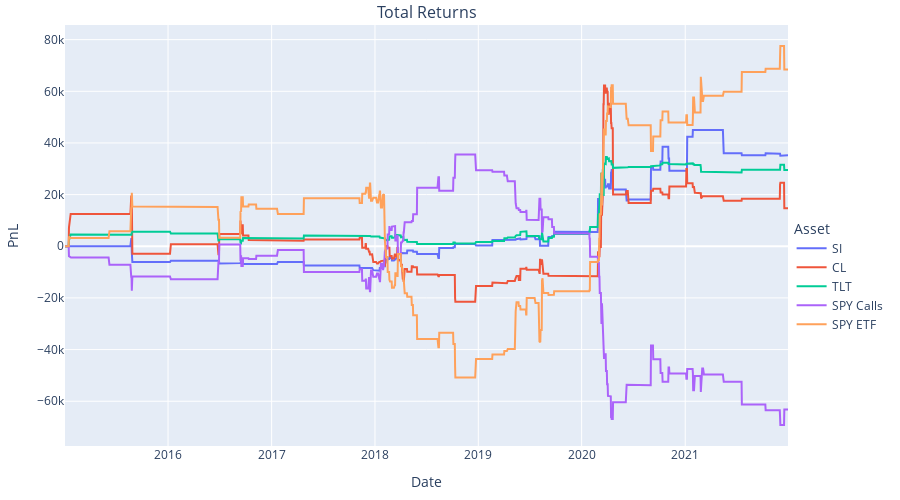

Here is the notebook cell this chart was saved with:
### Markdown cell above
We see that the PnL of the SPY calls and the PnL of the SPY ETF appear to mirror each other. This is in-line with what we would expect as these assets are delta-hedged with each other and profits should arise primarily from changes in vega (or potentially gamma). It can be seen that at the end of the period, we make around $500. 

We will now plot the rest of the assets on one graph (once again, considering 0 transaction fees).

### Code cell
TradingStrategy.plot_pnls(daily_pnls.iloc[:,:5],0,'2015','2021',yaxis='PnL',adj_h=500,adj_w=900)

### Figure 1 — Plotly figure (JSON) as saved in the notebook; plotly's stock layout.template omitted (floating-point values rounded to 4 significant figures; data arrays with more than 128 entries replaced by an {"elided": "..."} marker saying what was removed)
{"data": [{"name": "SI", "type": "scatter", "x": {"elided": "1762 str values"}, "xaxis": "x", "y": {"elided": "1762 float values"}, "yaxis": "y"}, {"name": "CL", "type": "scatter", "x": {"elided": "1762 str values"}, "xaxis": "x", "y": {"elided": "1762 float values"}, "yaxis": "y"}, {"name": "TLT", "type": "scatter", "x": {"elided": "1762 str values"}, "xaxis": "x", "y": {"elided": "1762 float values"}, "yaxis": "y"}, {"name": "SPY Calls", "type": "scatter", "x": {"elided": "1762 str values"}, "xaxis": "x", "y": {"elided": "1762 float values"}, "yaxis": "y"}, {"name": "SPY ETF", "type": "scatter", "x": {"elided": "1762 str values"}, "xaxis": "x", "y": {"elided": "1762 float values"}, "yaxis": "y"}], "layout": {"annotations": [{"font": {"size": 16}, "showarrow": false, "text": "Total Returns", "x": 0.5, "xanchor": "center", "xref": "paper", "y": 1, "yanchor": "bottom", "yref": "paper"}], "height": 500, "legend": {"title": {"text": "Asset"}, "x": 1.005, "y": 0.4}, "margin": {"b": 25, "l": 25, "t": 25}, "width": 900, "xaxis": {"anchor": "y", "domain": [0, 1], "title": {"text": "Date"}}, "yaxis": {"anchor": "x", "domain": [0, 1], "title": {"text": "PnL"}}}}
